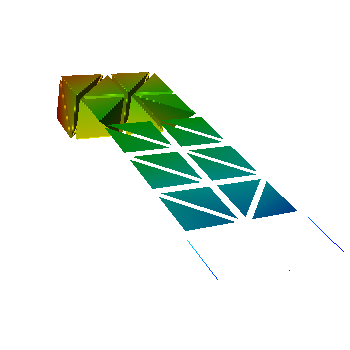

Write the Python code that produced this figure.
#!/usr/bin/env python

# Triangulate an unstructured grid and shrink the resulting tetrahedra
# using vtkDataSetTriangleFilter and vtkShrinkFilter.

import os

# Factory overrides
import vtkmodules.vtkInteractionStyle  # noqa: F401
import vtkmodules.vtkRenderingOpenGL2  # noqa: F401

from vtkmodules.vtkFiltersGeneral import (
    vtkDataSetTriangleFilter,
    vtkShrinkFilter,
)
from vtkmodules.vtkIOLegacy import vtkDataSetReader
from vtkmodules.vtkRenderingCore import (
    vtkActor,
    vtkDataSetMapper,
    vtkRenderWindow,
    vtkRenderWindowInteractor,
    vtkRenderer,
)

# Data directory
data_dir = os.environ.get("VPE_DATA_DIR", os.path.dirname(os.path.abspath(__file__)))

# Read unstructured grid
reader = vtkDataSetReader()
reader.SetFileName(os.path.join(data_dir, "uGridEx.vtk"))

# Triangulate
tris = vtkDataSetTriangleFilter()
tris.SetInputConnection(reader.GetOutputPort())

# Shrink
shrink = vtkShrinkFilter()
shrink.SetInputConnection(tris.GetOutputPort())
shrink.SetShrinkFactor(0.8)

mapper = vtkDataSetMapper()
mapper.SetInputConnection(shrink.GetOutputPort())
mapper.SetScalarRange(0, 26)

actor = vtkActor()
actor.SetMapper(mapper)

# Renderer
renderer = vtkRenderer()
renderer.AddActor(actor)
renderer.SetBackground(1, 1, 1)

# Window
render_window = vtkRenderWindow()
render_window.AddRenderer(renderer)
render_window.SetSize(350, 350)
render_window.SetWindowName("triangulate unstructured shrink")

# Interactor
interactor = vtkRenderWindowInteractor()
interactor.SetRenderWindow(render_window)

# Scene
renderer.GetActiveCamera().SetPosition(-4.01115, 6.03964, 10.5393)
renderer.GetActiveCamera().SetFocalPoint(1, 0.525, 3.025)
renderer.GetActiveCamera().SetViewAngle(30)
renderer.GetActiveCamera().SetViewUp(0.114284, 0.835731, -0.537115)
renderer.GetActiveCamera().SetClippingRange(4.83787, 17.8392)

interactor.Initialize()
interactor.Start()
